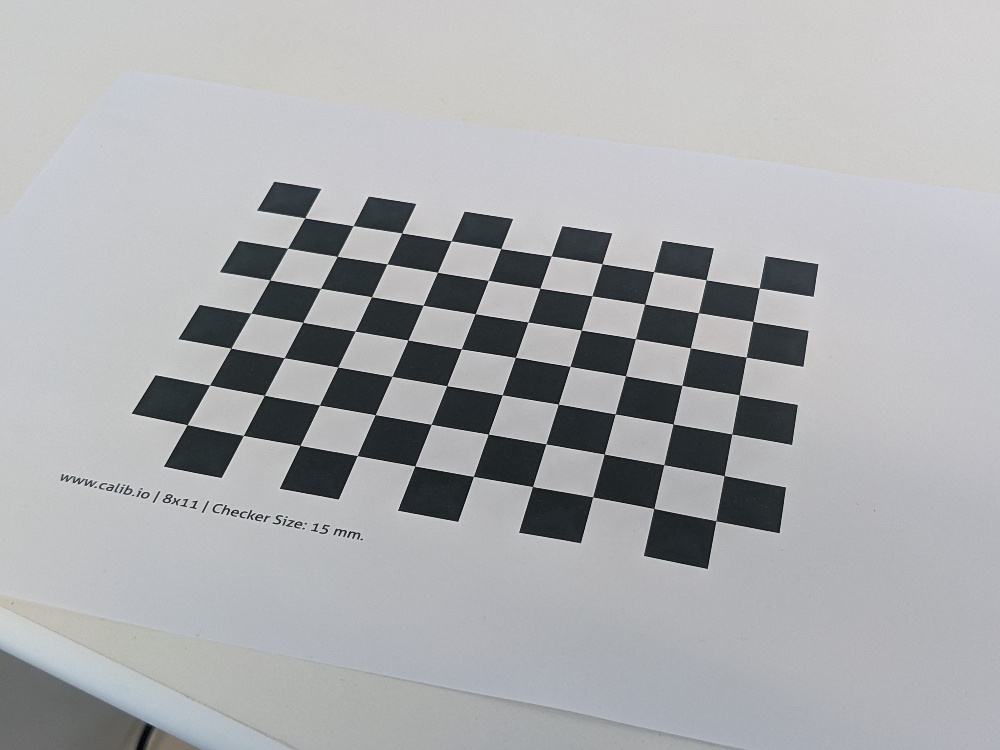
#> input picture notebooks/materials_2024/board0.jpg, 1000 x 750 px; its folder holds only this picture in this run
$ jupyter execute --allow-errors exam2024.ipynb
#> lines starting #> are read from the running program, lines starting #| are printed output that depends on the picture
### notebooks/cv02504/util_functions.py
"""
Compilation functions commonly used in exercises, quizzes and exams.
"""
import cv2
import numpy as np
import itertools as it
import matplotlib.pyplot as plt
import matplotlib as mpl


# Ex 1.7
def point_line_distance(line: np.ndarray, p: np.ndarray):
    """
    Calculate shortest distance d between line l and 2D homogenous point p.

    Args:
        line: homogenous line, shape (3, 1)
        p: 3x1 vector, shape (3, 1)

    Returns:
        d (float): distance
    """
    if p.shape != (3, 1):
        raise ValueError("p must be a 3x1 homogenous vector")
    if line.shape != (3, 1):
        raise ValueError("line must be a 3x1 homogenous vector")

    d = abs(line.T @ p) / (abs(p[2]) * np.sqrt(line[0] ** 2 + line[1] ** 2))
    return d


# Ex 1.12
def Pi(ph: np.ndarray):
    """
    Converts coordinates from homogeneous to inhomogeneous.

    Args:
        ph (np.array): shape (n+1,m)

    Returns:
        p (np.array): shape (n,m)
    """
    p = ph[:-1] / ph[-1]  # divide by and remove last coordinate
    return p


# Ex 1.12
def PiInv(p: np.ndarray):
    """
    Converts coordinates from inhomogeneous to homogeneous.

    Args:
        p (np.array): shape (n,m)

    Returns:
        ph (np.array): shape (n+1,m)
    """
    ph = np.vstack((p, np.ones(p.shape[1])))
    return ph


# [7 lines left out: function box3d, not called in this run]


def projection_matrix(K: np.ndarray, R: np.ndarray, t: np.ndarray):
    """
    Create a projection matrix from camera parameters.

    Args:
        K (np.array): intrinsic camera matrix, shape (3, 3)
        R (np.array): rotation matrix, shape (3, 3)
        t (np.array): translation matrix, shape (3, 1)

    Returns:
        P (np.array): projection matrix, shape (3, 4)
    """
    if K.shape != (3, 3):
        raise ValueError("K must be a 3x3 matrix")
    if R.shape != (3, 3):
        raise ValueError("R must be a 3x3 matrix")
    if t.shape != (3, 1):
        raise ValueError("t must be a 3x1 matrix")

    P = K @ np.hstack((R, t))
    return P


# Ex 2.2
def project_points(
    K: np.ndarray,
    R: np.ndarray,
    t: np.ndarray,
    Q: np.ndarray,
    distCoeffs=[],
):
    """
    Project 3D points in Q onto a 2D plane of a camera with distortion.

    Args:
        K (np.ndarray): intrinsic camera matrix, shape (3, 3)
        R (np.ndarray): rotation matrix, shape (3, 3)
        t (np.ndarray): translation matrix. shape (3, 1)
        Q (np.ndarray): 3D points matrix, shape (3, n)
        distCoeffs: [k3,k5,k7,...] distortion coefficients

    Returns:
        P : 2D points matrix, shape (2, n)
    """
    if Q.shape[0] != 3:
        raise ValueError("Q must be 3 x n")
    if K.shape != (3, 3):
        raise ValueError("K must be 3 x 3")
    if R.shape != (3, 3):
        raise ValueError("R must be 3 x 3")
    if t.shape != (3, 1):
        raise ValueError("t must be 3 x 1")

    Qh = PiInv(Q)  # 4 x n
    Rt = np.hstack((R, t))  # 3 x 4
    qh = Rt @ Qh  # 3 x n
    q = Pi(qh)  # 2 x n
    qd = distort(q, distCoeffs)  # 2 x n
    Ph = K @ PiInv(qd)  # 3 x n
    P = Pi(Ph)  # 2 x n
    return P


def camera_intrinsic(f: float, c: tuple[float, float], alpha=1.0, beta=0.0):
    """
    Create a camera intrinsic matrix

    Args:
        f (float): focal length
        c (tuple): 2D principal point (x,y)
        alpha (float): skew
        beta (float): aspect ratio

    Returns:
        K (np.array): intrinsic camera matrix, shape (3, 3)
    """
    K = np.array(
        [
            [f, beta * f, c[0]],
            [0, alpha * f, c[1]],
            [0, 0, 1],
        ],
    )
    return K


# Ex 2.2
def distort(q: np.ndarray, distCoeffs: list):
    """
    Apply distortion to a 2D point on the image plane

    Args:
        q (np.array): 2D points, shape (2, n)
        distCoeffs (list[float]): list of distortion coefficients

    Returns:
        qd (np.array): distorted 2D points, shape (2, n)
    """
    r = np.sqrt((q[0]) ** 2 + (q[1]) ** 2)
    correction = 1
    for i in range(len(distCoeffs)):
        exp = 2 * (i + 1)
        correction += distCoeffs[i] * r**exp
    qd = q * correction
    return qd


# Ex 2.4
# [57 lines left out: functions undistort_image, normalize2d, not called in this run]


# Ex 2.8
def hest(q1: np.ndarray, q2: np.ndarray, normalize=False):
    """
    Calculate the homography matrix from n sets of 2D points

    Args:
        q1 : 2 x n, 2D points in the first image
        q2 : 2 x n, 2D points in the second image
        normalize : bool, whether to normalize the points

    Returns:
        H : 3 x 3, homography matrix
    """
#> called with q1 = array of shape (2, 4), q2 = array of shape (2, 4), normalize = False
    if q1.shape[1] != q2.shape[1]:
        raise ValueError("Number of points in q1 and q2 must be equal")
    if q1.shape[1] < 4:
        raise ValueError(
            "At least 4 points are required to estimate a homography",
        )
    if q1.shape[0] != 2 or q2.shape[0] != 2:
        raise ValueError("q1 and q2 must have 2 rows")

    if normalize:
        q1, T1 = normalize2d(q1)
        q2, T2 = normalize2d(q2)

    n = q1.shape[1]
    B = []
    for i in range(n):
        x1, y1 = q1[:, i]
        x2, y2 = q2[:, i]
        Bi = np.array(
            [
                [0, -x2, x2 * y1, 0, -y2, y2 * y1, 0, -1, y1],
                [x2, 0, -x2 * x1, y2, 0, -y2 * x1, 1, 0, -x1],
                [-x2 * y1, x2 * x1, 0, -y2 * y1, y2 * x1, 0, -y1, x1, 0],
            ],
        )
        B.append(Bi)
    B = np.array(B).reshape(-1, 9)
    U, S, Vt = np.linalg.svd(B)
    H = Vt[-1].reshape(3, 3)
    H = H.T
    if normalize:
        H = np.linalg.inv(T1) @ H @ T2
    return H


# Ex 9.1
# [28 lines left out: function R, not called in this run]


# Ex 3.2
def CrossOp(r: np.ndarray):
    """
    Cross product operator of r

    Args:
        r : 3x1 vector

    Returns:
        R : 3x3 matrix
    """
    if r.shape == (3, 1):
        r = r.flatten()
    if r.shape != (3,):
        raise ValueError("r must be a 3x1 vector")

    return np.array(
        [
            [0, -r[2], r[1]],
            [r[2], 0, -r[0]],
            [-r[1], r[0], 0],
        ],
    )


# Ex 3.3
def essential_matrix(R: np.ndarray, t: np.ndarray):
    """
    Returns the essential matrix.

    Args:
        R : 3x3 matrix, rotation matrix
        t : 3x1 matrix, translation matrix

    Returns:
        E : 3x3 matrix, essential matrix
    """
    return CrossOp(t) @ R


def fundamental_matrix(
    K1: np.ndarray,
    R1: np.ndarray,
    t1: np.ndarray,
    K2: np.ndarray,
    R2: np.ndarray,
    t2: np.ndarray,
):
    """
    Returns the fundamental matrix, assuming camera 1 coordinates are
    on top of global coordinates.

    Args:
        K1 : 3x3 matrix, intrinsic matrix of camera 1
        R1 : 3x3 matrix, rotation matrix of camera 1
        t1 : 3x1 matrix, translation matrix of camera 1
        K2 : 3x3 matrix, intrinsic matrix of camera 2
        R2 : 3x3 matrix, rotation matrix of camera 2
        t2 : 3x1 matrix, translation matrix of camera 2

    Returns:
        F : 3x3 matrix, fundamental matrix
    """
    if R1.shape != (3, 3) or R2.shape != (3, 3):
        raise ValueError("R1 and R2 must be 3x3 matrices")
    if t1.shape == (3,) or t2.shape == (3,):
        t1 = t1.reshape(-1, 1)
        t2 = t2.reshape(-1, 1)
    if t1.shape != (3, 1) or t2.shape != (3, 1):
        raise ValueError("t1 and t2 must be 3x1 matrices")
    if K1.shape != (3, 3) or K2.shape != (3, 3):
        raise ValueError("K1 and K2 must be 3x3 matrices")

    # When the {camera1} and {camera2} are not aligned with {global}
    R_tilde = R2 @ R1.T
    t_tilde = t2 - R_tilde @ t1

    E = essential_matrix(R_tilde, t_tilde)
    F = np.linalg.inv(K2).T @ E @ np.linalg.inv(K1)
    return F


# Ex 3.9
# [31 lines left out: function DrawLine, not called in this run]


# Ex 3.11
def triangulate(
    q_list: list[np.ndarray],
    P_list: list[np.ndarray],
) -> np.ndarray:
    """
    Triangulate a single 3D point seen by n cameras.

    Args:
        q_list : nx2x1 list of 2x1 pixel points
        P_list : nx3x4, list of 3x4 camera projection matrices

    Returns:
        Q : 3x1 vector, 3D point
    """
    B = []  # 2n x 4 matrix
    for i in range(len(P_list)):
        qi = q_list[i]
        P_i = P_list[i]
        B.append(P_i[2] * qi[0] - P_i[0])
        B.append(P_i[2] * qi[1] - P_i[1])
    B = np.array(B)
    U, S, Vt = np.linalg.svd(B)
    Q = Vt[-1, :-1] / Vt[-1, -1]
    Q = Q.reshape(3, 1)
    return Q


# Ex 4.2
# [52 lines left out: functions pest, compute_rmse, not called in this run]


# Ex 4.3
def checkerboard_points(n: int, m: int):
    """
    Generate 3D points of a checkerboard with n x m squares.

    Returns:
        points : 3 x (n*m) array of 3D points
    """
    points = np.array(
        [
            (
                i - (n - 1) / 2,
                j - (m - 1) / 2,
                0,
            )
            for i in range(n)
            for j in range(m)
        ],
    ).T
    return points


# Ex 4.5
def estimate_homographies(Q_omega, qs):
    """
    Estimate homographies for each view.

    Args:
        Q_omega : 3 x (nxm) array of untransformed 3D points
        qs : list of 2xn arrays corresponding to each view, e.g. [qa, qb, qc]

    Returns:
        Hs : list of 3x3 homographies for each view
    """
    Hs = []
    Q = Q_omega[:2]  # remove 3rd row of zeros
    for q in qs:
        H = hest(q, Q)  # TODO: why hest(q, Q) instead of hest(Q, q)?
        Hs.append(H)
    return Hs


# Ex 4.6
def form_vi(H: np.ndarray, a: int, b: int):
    """
    Form 1x6 vector vi using H and indices alpha, beta.

    Args:
        H (np.ndarray) : 3x3 homography
        a, b (int) : indices alpha, beta

    Returns:
        vi (np.ndarray) : 1x6 vector
    """
    # Use zero-indexing here. Notes uses 1-indexing.
    a = a - 1
    b = b - 1
    vi = np.array(
        [
            H[0, a] * H[0, b],
            H[0, a] * H[1, b] + H[1, a] * H[0, b],
            H[1, a] * H[1, b],
            H[2, a] * H[0, b] + H[0, a] * H[2, b],
            H[2, a] * H[1, b] + H[1, a] * H[2, b],
            H[2, a] * H[2, b],
        ],
    )
    vi = vi.reshape(1, 6)
    return vi


# Ex 4.6
def estimate_b(Hs: np.ndarray):
    """
    Estimate b matrix used Zhang's method for camera calibration.

    Args:
        Hs (np.ndarray) : list of 3x3 homographies for each view

    Returns:
        b (np.ndarray) : 6x1 vector
    """
    V = []  # coefficient matrix
    # Create constraints in matrix form
    for H in Hs:
        vi_11 = form_vi(H, 1, 1)
        vi_12 = form_vi(H, 1, 2)
        vi_22 = form_vi(H, 2, 2)
        v = np.vstack((vi_12, vi_11 - vi_22))  # 2 x 6
        V.append(v)
    # V = np.array(V) creates the wrong array shape
    V = np.vstack(V)  # 2n x 6
    U, S, bt = np.linalg.svd(V.T @ V)
    b = bt[-1].reshape(6, 1)
    return b


# [12 lines left out: function b_from_B, not called in this run]


# Ex 4.7
def estimate_intrinsics(Hs: list[np.ndarray]):
    """
    Estimate intrinsic matrix using Zhang's method for camera calibration.

    Args:
        Hs : list of 3x3 homographies for each view

    Returns:
        K : 3x3 intrinsic matrix
    """
    b = estimate_b(Hs)
    B11, B12, B22, B13, B23, B33 = b
    # Appendix B of Zhang's paper
    v0 = (B12 * B13 - B11 * B23) / (B11 * B22 - B12**2)
    lambda_ = B33 - (B13**2 + v0 * (B12 * B13 - B11 * B23)) / B11
    alpha = np.sqrt(lambda_ / B11)
    beta = np.sqrt(lambda_ * B11 / (B11 * B22 - B12**2))
    gamma = -B12 * alpha**2 * beta / lambda_
    u0 = lambda_ * v0 / beta - B13 * alpha**2 / lambda_
    # above values are sequences [value], so using [0] below is needed
    K = np.array([[alpha[0], gamma[0], u0[0]], [0, beta[0], v0[0]], [0, 0, 1]])
    return K


# Ex 4.8
def estimate_extrinsics(K, Hs):
    """
    Estimate extrinsic parameters using Zhang's method for camera calibration.

    Args:
        K : 3x3 intrinsic matrix
        Hs : list of 3x3 homographies for each view

    Returns:
        Rs : list of 3x3 rotation matrices
        ts : list of 3x1 translation vectors
    """
    Kinv = np.linalg.inv(K)
    Rs = []
    ts = []
    for H in Hs:  # H = [h1|h2|h3]
        h1 = H[:, 0]
        h2 = H[:, 1]
        h3 = H[:, 2]
        lambda_ = np.linalg.norm(Kinv @ h1, 2)
        r1 = 1 / lambda_ * Kinv @ h1  # (3,)
        r2 = 1 / lambda_ * Kinv @ h2
        r3 = np.cross(r1, r2)
        t = np.array(1 / lambda_ * Kinv @ h3).reshape(3, 1)  # 3 x 1
        R = np.vstack((r1, r2, r3)).T  # 3 x 3 [r1|r2|r3]
        Rs.append(R)
        ts.append(t)
    Rs = np.array(Rs)
    ts = np.array(ts)
    return Rs, ts


# Ex 4.8
def calibrate_camera(qs, Q):
    """
    Calibrate camera using Zhang's method for camera calibration.

    Args:
        qs : list of 2xn arrays corresponding to each view
        Q : 3 x (nxm) array of untransformed 3D points

    Returns:
        K : 3x3 intrinsic matrix
        Rs : list of 3x3 rotation matrices
        ts : list of 3x1 translation vectors
    """
    Hs = estimate_homographies(Q, qs)
    K = estimate_intrinsics(Hs)
    Rs, ts = estimate_extrinsics(K, Hs)
    return K, Rs, ts


# Ex 5.3
def triangulate_nonlin(q_list: list[np.ndarray], P_list: list[np.ndarray]):
    """
    Nonlinear triangulation of a single 3D point seen by n cameras.

    Args:
        q_list : nx2x1 list of 2x1 pixel points
        P_list : nx3x4, list of 3x4 camera projection matrices

    Returns:
        Q : 3x1 vector, 3D point
    """

    def compute_residuals(Q: np.ndarray):
        """
        Helper function.

        Args:
            Q : 3-vector, 3D point (parameters to optimize)

        Returns:
            residuals : 2n-vector, residuals
                        (numbers to minimize sum of squares)
        """
        Q = Q.reshape(-1, 1)
        Qh = PiInv(Q)
        # least_squares() expects 1D array
        residuals = np.zeros(2 * len(q_list))  # 2n-vector
        # Compute difference in projection
        for i, q in enumerate(q_list):
            projected_2D = Pi(P_list[i] @ Qh)
            res = q - projected_2D  # difference in projection
            residuals[2 * i : 2 * (i + 1)] = res.reshape(-1)
        return residuals

    # Initial guess with linear approach
    x0 = triangulate(q_list, P_list)  # 3x1
    x0 = x0.reshape(-1)  # least_squares() expects 1D array

    # Least squares optimization
    from scipy.optimize import least_squares

    result = least_squares(compute_residuals, x0)
    return result.x


# Ex 6.1
# [446 lines left out: functions gaussian_1D_kernel, gaussian_smoothing, structure_tensor, harris_measure, corner_detector, fit_line and 11 more, not called in this run]


# Ex 9.2
def find_features(im1: np.ndarray, im2: np.ndarray, plot=False):
    """
    Find matching features between two images.

    Args:
        im1 (np.ndarray): The first image.
        im2 (np.ndarray): The second image.

    Returns:
        matches (list): Matching features (cv2.DMatch objects).
        kp1 (list): Keypoints in the first image.
        kp2 (list): Keypoints in the second image.
    """
    # Initiate SIFT detector
    sift = cv2.SIFT_create()

    # Find the keypoints and descriptors with SIFT
    kp1, des1 = sift.detectAndCompute(im1, None)
    kp2, des2 = sift.detectAndCompute(im2, None)

    # Create BFMatcher object
    bf = cv2.BFMatcher(crossCheck=True)

    # Match descriptors
    matches = bf.match(des1, des2)
    matches = sorted(matches, key=lambda x: x.distance)  # ascending

    # Draw first 10 matches.
    if plot:
        img3 = cv2.drawMatches(
            im1,
            kp1,
            im2,
            kp2,
            matches[:10],
            None,
            flags=cv2.DrawMatchesFlags_NOT_DRAW_SINGLE_POINTS,
        )
        mpl.rcParams["figure.figsize"] = [15, 10]
        plt.imshow(img3)
        plt.axis("off")
        plt.title("Closest 10 matches")
        plt.show()
        mpl.rcParams["figure.figsize"] = [8, 6]

    return matches, kp1, kp2


# Ex 9.3
# [144 lines left out: functions sampsons_distance, ransac_fundamental_matrix, Hest_dist, not called in this run]


# Ex 10.2
def ransac_homography(
    im1: np.ndarray,
    im2: np.ndarray,
    threshold: float,
    iters=200,
    plot=False,
):
    """
    Estimate homography matrix using RANSAC.

    Args:
        im1 (np.array): Image 1
        im2 (np.array): Image 2
        threshold (float|int): Distance threshold for inliers
        iters (int): Number of iterations
        plot (bool): Visualize inlier matches

    Returns:
        best_H (np.array): Best homography matrix, shape (3,3)
        best_inliers (np.array): Inliers of best homography (M,2,2)
    """

    # Find features
    matches, kp1, kp2 = find_features(im1, im2)

    # Extract matched keypoints
    im1_pts = np.float32([kp1[m.queryIdx].pt for m in matches])  # n x 2
    im2_pts = np.float32([kp2[m.trainIdx].pt for m in matches])

    # RANSAC
    best_consensus = 0
    best_inliers = None
    best_H = None

    for i in range(iters):
        # Randomly select 4 points
        idx = np.random.choice(len(im1_pts), 4, replace=False)
        q1 = im1_pts[idx]
        q2 = im2_pts[idx]

        # Estimate homography
        H = hest(q1.T, q2.T)

        # Calculate distance
        distances = Hest_dist(H, im1_pts.T, im2_pts.T)
        inliers_idx = [
            idx for idx, dist in enumerate(distances) if dist < threshold
        ]
        inliers = np.array(
            [[im1_pts[idx], im2_pts[idx]] for idx in inliers_idx],
        )  # (M,2,2)
        consensus = inliers.shape[0]

        if consensus > best_consensus:
            best_inliers_idx = inliers_idx
            best_inliers = inliers
            best_consensus = consensus
            best_H = H

    if best_H is None:
        raise ValueError("RANSAC did not find any inliers.")

    # Refit homography to inliers
    print(f"Best consensus of {best_consensus} out of {len(im1_pts)} points.")
    best_H = hest(best_inliers[:, 0].T, best_inliers[:, 1].T)

    if plot:
        # Parallel lines should be expected
        plt.imshow(
            cv2.drawMatches(
                im1,
                kp1,
                im2,
                kp2,
                np.array(matches)[best_inliers_idx],
                None,
            ),
        )
        plt.axis("off")
        plt.show()

    return best_H, best_inliers


# Ex 13.3
# [32 lines left out: function unwrap, not called in this run]

### notebooks/exam2024.ipynb
# Exam 2024

[cell 1]
import os
import cv2
import numpy as np
from cv02504.util_functions import *

[cell 2]
folder = "materials_2024/"

[cell 3]
# Q1: projection
K = camera_intrinsic(1400, (750, 520))
R = cv2.Rodrigues(np.array([0.2, 0.2, -0.1]))[0]
t = np.array([[-0.08, 0.01, 0.03]]).T
Q = np.array([[-0.38, 0.1, 1.32]]).T

ans = project_points(K, R, t, Q)
ans

[cell 4]
# Q2: homography
p1 = np.array([[ 1.45349587e+02, -1.12915131e-01, 1.91640565e+00, -6.08129962e-01],
               [ 1.05603820e+02, 5.62792554e-02, 1.79040110e+00, -2.32182177e-01]])
p2 = np.array([[ 1.3753556, -1.77072961, 2.94511795, 0.04032374],
               [0.30936653, 0.37172814, 1.44007577, -0.03173825]])

H = hest(p1, p2, False)
H/H[0,0]    # to get same scale as options

[cell 5]
# Checking
q20 = PiInv(p2[:,0].reshape((2,1)))
q10 = Pi(H @ q20)
q10

[cell 6]
# Q4: distortion
K = np.array([[300, 0, 840], [0, 300, 620], [0, 0, 1]], float)
k3 = -0.2
k5 = 0.01
k7 = -0.03
distCoeffs = [k3, k5, k7]
p = np.array([[400, 500]]).T

temp = np.linalg.inv(K) @ PiInv(p)
pd = distort(temp, distCoeffs)
Pi(pd)

[cell 7]
temp = np.linalg.inv(K) @ PiInv(p)
pd = distort(temp, distCoeffs)
pd

[cell 8]
Kinv = np.linalg.inv(K)
q = np.array([[400, 500]]).T
p = Kinv @ PiInv(q)
Pi(distort(p, distCoeffs))

[cell 9]
# Q6: harris corner
data = np.load(folder+"harris.npy", allow_pickle=True).item()
#> (reads notebooks/materials_2024/harris.npy from the repository)
print(data.keys())

gxx = data["g*(I_x^2)"]
gyy = data["g*(I_y^2)"]
gxy = data["g*(I_x I_y)"]

k = 0.06
tau = 5

# Structure tensor
C = np.array([[gxx, gxy], [gxy, gyy]])

# Harris measure
a = C[0, 0]
b = C[1, 1]
c = C[0, 1]
r = a * b - c**2 - k * (a + b) ** 2
print(f"r.shape: {r.shape}")

# Perform 4-neigbourhood non-max suppression
c = []
for i in range(1, gxx.shape[0] - 1):
    for j in range(1, gxx.shape[1] - 1):
        if (
            r[i, j] > r[i + 1, j]
            and r[i, j] >= r[i - 1, j]
            and r[i, j] > r[i, j + 1]
            and r[i, j] >= r[i, j - 1]
            and r[i, j] > tau
        ):  # Threshold
            c.append([i, j])

plt.imshow(r, cmap='gray')
plt.gca().invert_yaxis() # Origin at top-left corner
plt.axis('off')
plt.colorbar()
plt.show()
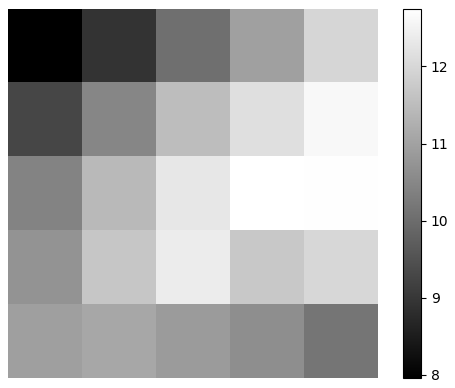
#> figure drawn by matplotlib, 2 panels
print(f"Corners found at {c}")
# Correct answer is found if 8-neighborhood
# non-max suppresssion is used

[cell 10]
r

#> (a cell that did not finish here is left out)

[cell 12]
# Q10: camera calibration
images = []
img_names = []

for filename in os.listdir(folder):
    # Check if the file is an image
    if filename.startswith("board"):
        # Read the image and append it to the list
        image_path = os.path.join(folder, filename)
        image = cv2.imread(image_path)
#> image is the input picture: shape (750, 1000, 3); mean B, G, R 174.9, 172.5, 171.3
        images.append(image)
        img_names.append(filename)
print(f"{img_names} have been loaded.")

passed_idx = []
for i, im in enumerate(images):
    out = cv2.findChessboardCorners(im, (7, 10))

    if out != (False, None):
        passed_idx.append(i)
    else:
        print(f"Failed to find corners in {img_names[i]}")
        continue
    # Draw the corners
    im_corners = im.copy()
    cv2.drawChessboardCorners(im_corners, (7, 10), out[1], out[0])
#> this loop made 1 pass
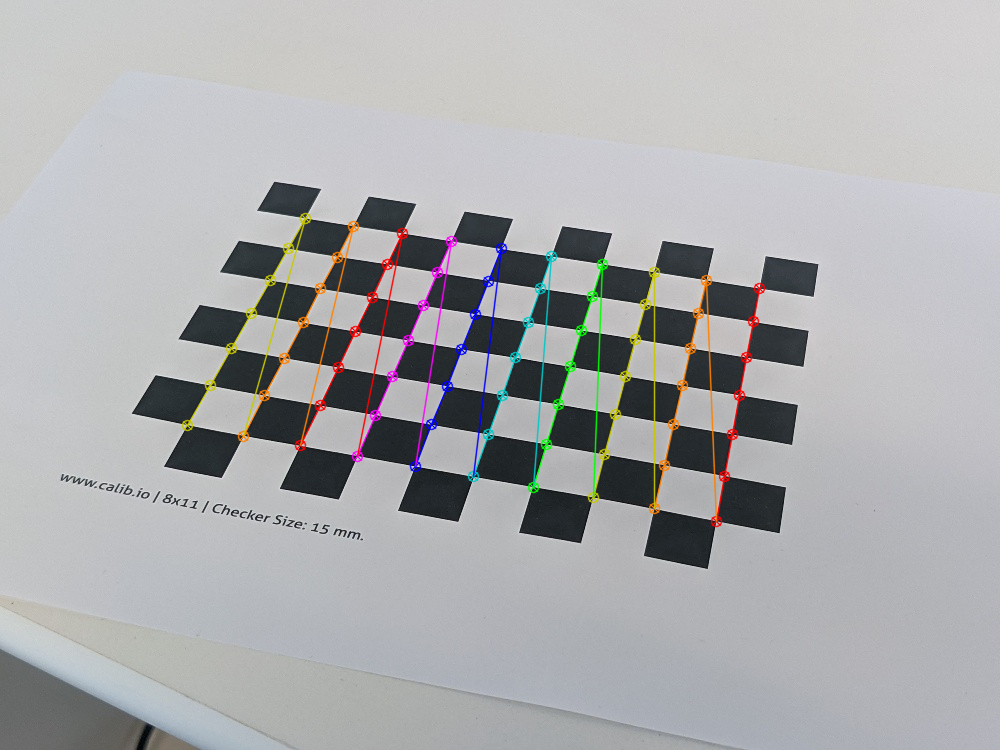
#> im_corners: shape (750, 1000, 3); mean B, G, R 174.3, 172.5, 171.9
#> after the loop, passed_idx = [0]
#> (the rest of the program and of its run is left out)
